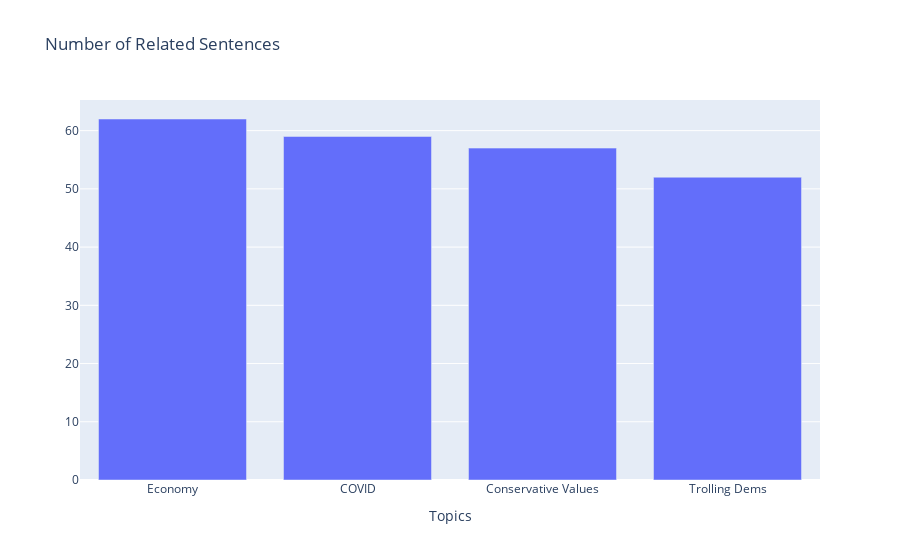

Write notebook code for a chart like this one.
### Markdown cell above
## Michigan

### Code cell
# Michigan

plot_topics(doc_topic_nmf_mi, processed_mi, 4)

### Figure 1 — Plotly figure (JSON) as saved in the notebook; plotly's stock layout.template omitted (floating-point values rounded to 4 significant figures)
{"data": [{"alignmentgroup": "True", "hovertemplate": "Topics=%{x}<br>=%{y}<extra></extra>", "legendgroup": "", "marker": {"color": "#636efa"}, "name": "", "offsetgroup": "", "orientation": "v", "showlegend": false, "textposition": "auto", "type": "bar", "x": ["Economy", "COVID", "Conservative Values", "Trolling Dems"], "xaxis": "x", "y": [62, 59, 57, 52], "yaxis": "y"}], "layout": {"barmode": "relative", "legend": {"tracegroupgap": 0}, "title": {"text": "Number of Related Sentences"}, "xaxis": {"anchor": "y", "domain": [0, 1], "title": {"text": "Topics"}}, "yaxis": {"anchor": "x", "domain": [0, 1], "title": {"text": ""}}}}
